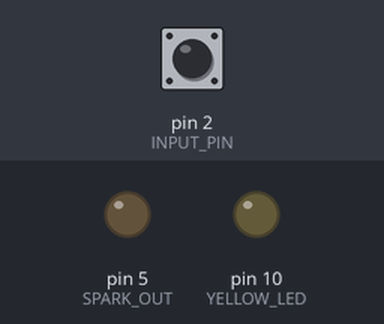
A sketch run on a simulated Arduino Uno, built with avr-gcc and run on an emulated ATmega328P. Shown: output pins drawn as LEDs (lit = HIGH). Inputs (shaded band) come from the test bench; at power-on: pin 2 (INPUT_PIN) HIGH.

Above: at 1.2 s.
1.3 s: pin 2 (INPUT_PIN) pulled LOW for 0.15 s
At 2.0 s:
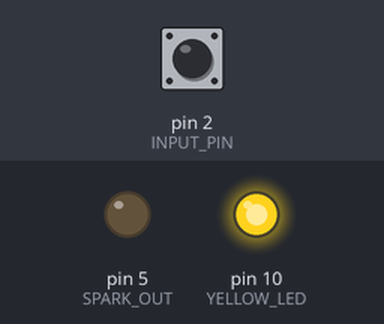
2.9 s: pin 2 (INPUT_PIN) pulled LOW for 3.2 s
At 3.7 s:
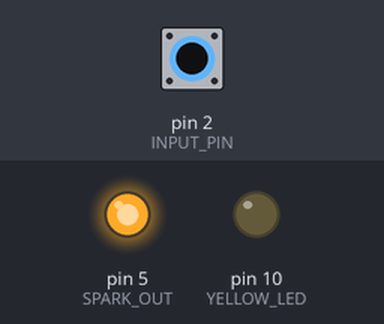
Timing chart, 0 to 7.6 s (numbered marks = the images above; inputs shaded):
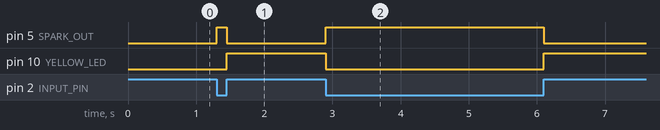

Measured:
- after the input at 1.3 s, pin 5 (SPARK_OUT): LOW → HIGH at once, → LOW 0.15 s later; pin 10 (YELLOW_LED): LOW → HIGH after 0.15 s
- after the input at 2.9 s, pin 5 (SPARK_OUT): LOW → HIGH at once, → LOW 3.2 s later; pin 10 (YELLOW_LED): HIGH → LOW at once, → HIGH 3.2 s later

The sketch:

velocette-le-tdc.ino
```cpp
// (licence header left out)
#define YELLOW_LED 10  //  YELLOW_LED is used to give feedback on the shutter reading
#define SPARK_OUT  5   //  Pin that is connected to the 'Gate' on the transistor that drives the coil
#define INPUT_PIN  2   //  Input from the shutter sensor

void setup() {
  // Configure the PINs we use
  pinMode(SPARK_OUT,OUTPUT);
  pinMode(INPUT_PIN,INPUT_PULLUP);
  pinMode(YELLOW_LED,OUTPUT);

  // Set up the shutter input to interrupt and call serviceRoutine() any time it changes
  attachInterrupt(0, serviceRoutine, CHANGE);

}

void serviceRoutine(){
  int input = digitalRead(INPUT_PIN);
  digitalWrite(SPARK_OUT, ! input);
  digitalWrite(YELLOW_LED, input);
}

void loop() {

}
```
